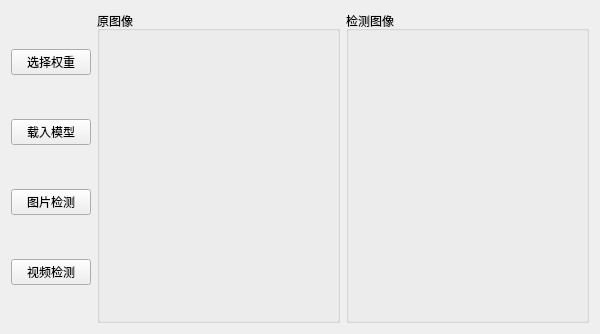
<?xml version="1.0" encoding="UTF-8"?>
<ui version="4.0">
 <class>Form</class>
 <widget class="QWidget" name="Form">
  <property name="geometry">
   <rect>
    <x>0</x>
    <y>0</y>
    <width>600</width>
    <height>334</height>
   </rect>
  </property>
  <property name="windowTitle">
   <string>Form</string>
  </property>
  <layout class="QHBoxLayout" name="horizontalLayout_2" stretch="1,10">
   <item>
    <layout class="QVBoxLayout" name="verticalLayout_4">
     <item>
      <widget class="QPushButton" name="Button_1">
       <property name="text">
        <string>选择权重</string>
       </property>
      </widget>
     </item>
     <item>
      <widget class="QPushButton" name="Button_2">
       <property name="text">
        <string>载入模型</string>
       </property>
      </widget>
     </item>
     <item>
      <widget class="QPushButton" name="Button_3">
       <property name="text">
        <string>图片检测</string>
       </property>
      </widget>
     </item>
     <item>
      <widget class="QPushButton" name="Button_4">
       <property name="text">
        <string>视频检测</string>
       </property>
      </widget>
     </item>
    </layout>
   </item>
   <item>
    <layout class="QHBoxLayout" name="horizontalLayout" stretch="0,0">
     <item>
      <widget class="QGroupBox" name="groupBox">
       <property name="title">
        <string>原图像</string>
       </property>
       <layout class="QVBoxLayout" name="verticalLayout">
        <item>
         <widget class="QLabel" name="label_1">
          <property name="text">
           <string/>
          </property>
         </widget>
        </item>
       </layout>
      </widget>
     </item>
     <item>
      <widget class="QGroupBox" name="groupBox_2">
       <property name="title">
        <string>检测图像</string>
       </property>
       <layout class="QVBoxLayout" name="verticalLayout_2">
        <item>
         <widget class="QLabel" name="label_2">
          <property name="text">
           <string/>
          </property>
         </widget>
        </item>
       </layout>
      </widget>
     </item>
    </layout>
   </item>
  </layout>
 </widget>
 <resources/>
 <connections/>
</ui>
